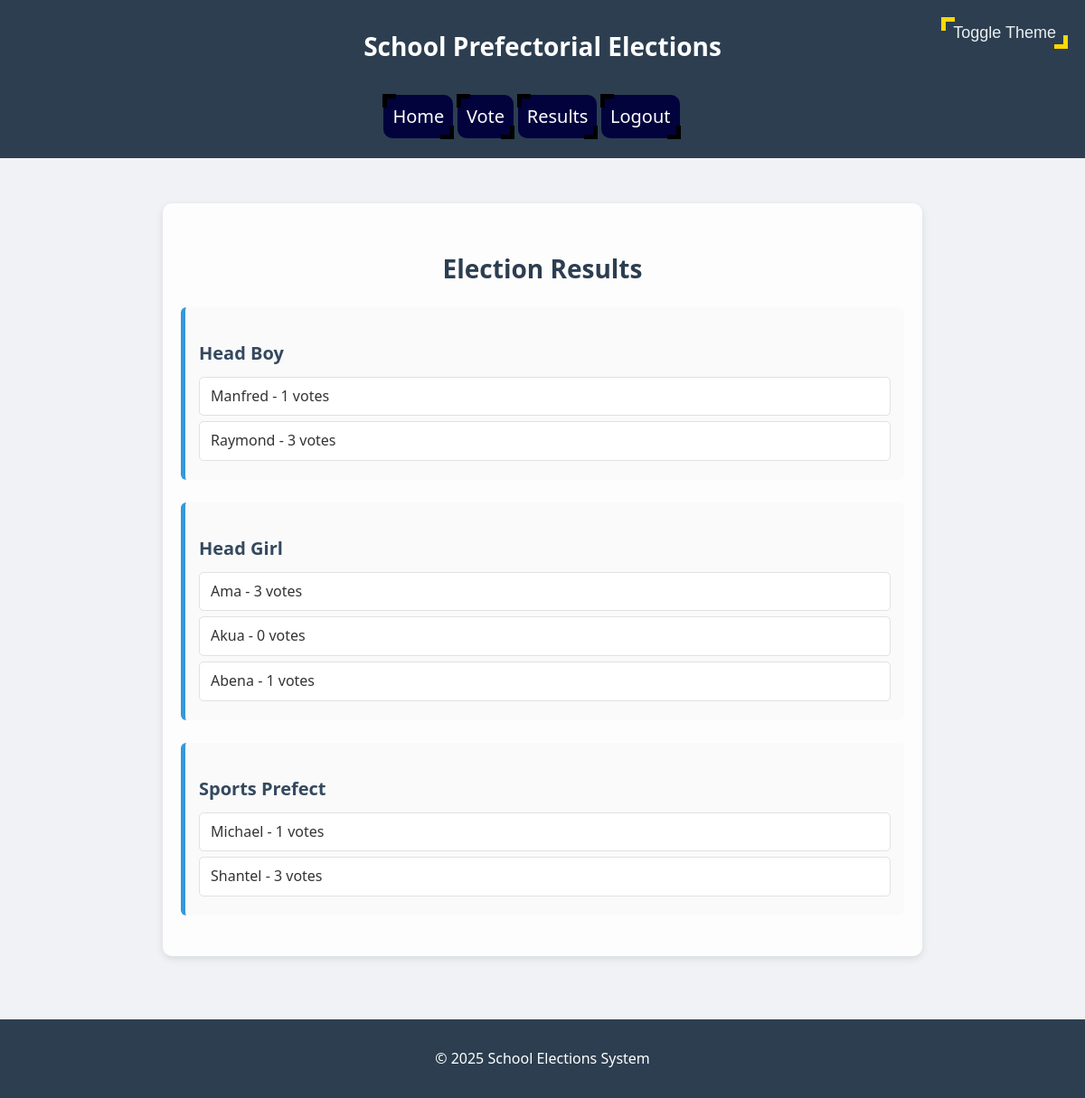
The page /results/ (signed in) on the database its author committed.
### school_elections/models.py (models this page shows, shortened)
class Candidate(models.Model):
    POSITION_CHOICES = [
        ('head_boy', 'Head Boy'),
        ('head_girl', 'Head Girl'),
        ('sports_prefect', 'Sports Prefect')
    ]
    name = models.CharField(max_length=100)
    photo = models.ImageField(upload_to='candidate_photos/', blank=True, null=True)
    manifesto = models.TextField()
    position = models.CharField(max_length=30, choices=POSITION_CHOICES)

### school_elections/views.py (the view)
# urls.py: path('results/', views.results_view, name='results'),
@login_required
def results_view(request):
    positions = dict(Candidate.POSITION_CHOICES)
    results = {}
    for key in positions:
        candidates = Candidate.objects.filter(position=key)
        results[positions[key]] = [(c.name,
                                    Vote.objects.filter(candidate=c).count()) for c in candidates]
    return render(request, 'school_elections/results.html', {'results':results})

### school_elections/templates/school_elections/results.html
{% extends 'base.html' %}
{% block content %}
<div class="results-wrapper">
  <h2 class="results-title">Election Results</h2>
  {% if results %}
    {% for position, candidates in results.items %}
      <div class="results-section">
        <h3 class="position-name">{{ position }}</h3>
        <ul class="candidate-results">
          {% for name, vote_count in candidates %}
            <li class="candidate-result">{{ name }} - {{ vote_count }} votes</li>
          {% endfor %}
        </ul>
      </div>
    {% endfor %}
  {% else %}
    <p class="no-results">No results available.</p>
  {% endif %}
</div>
{% endblock %}

### templates/base.html (shortened to what this page needs)
<!DOCTYPE html>
<html lang="en">
<head>
    {% load static %}
    <link rel="stylesheet" type="text/css" href="{% static 'school_elections/styles.css' %}">
  </head>
<body>
    <header>
        <div class="container">
            <h1>School Prefectorial Elections</h1>
                <nav>
                    <div class="navbar">
                    {% if user.is_authenticated %}
                    <a href="{% url 'dashboard' %}">Home</a>
                    <a href="{% url 'vote' %}">Vote</a>
                    <a href="{% url 'results' %}">Results</a>
                    <a href="{% url 'logout' %}">Logout</a>
                    {% endif %}
                    </div>
                </nav>
            <button class="theme-toggle" onclick="toggleTheme()">Toggle Theme</button>
        </div>
    </header>
    <main class="content">
        {% block content %}
        {% endblock %}
    </main>
    <div class="footer">
    <footer>
        <p>&copy; {{ year|default:"2025" }} School Elections System</p>
    </footer>
</div>
</body>
</html>

### static/school_elections/styles.css (style rules this page uses)
:root { --bg: #f0f2f5; --text: #333; --primary: #2c3e50; --header-bg: var(--primary); --header-text: #fff; --link: #ecf0f1; --card-bg: white; --footer-bg: var(--primary); }
html, body { height: 100%; margin: 0; display: flex; flex-direction: column; }
body { background-color: var(--bg); color: var(--text); font-family: 'Segoe UI', Tahoma, Geneva, Verdana, sans-serif; line-height: 1.6; transition: background 0.3s, color 0.3s; }
.container { max-width: 1100px; margin: auto; padding: 0 20px; }
header { background-color: var(--header-bg); color: var(--header-text); padding: 20px 0; margin-bottom: 30px; position: relative; }
header h1 { text-align: center; font-size: 28px; }
nav { text-align: center; margin-top: 10px; }
nav a { color: var(--link); margin: 0 15px; text-decoration: none; }
.content { padding: 20px; background-color: var(--bg); }
footer { text-align: center; padding: 15px; margin-top: 50px; background-color: var(--footer-bg); color: var(--header-text); }
header, nav { background-color: #2c3e50; padding: 10px 20px; color: white; display: flex; justify-content: space-between; align-items: center; }
nav a { color: white; margin: 0 12px; text-decoration: none; font-weight: 500; }
h2 { text-align: center; color: #2c3e50; margin: 30px 0 20px; }
.results-wrapper { max-width: 800px; margin: 0 auto; padding: 20px; background-color: #fdfdfd; border-radius: 10px; box-shadow: 0 3px 8px rgba(0, 0, 0, 0.1); }
.results-title { font-size: 28px; margin-bottom: 20px; color: #2c3e50; text-align: center; }
.results-section { margin-bottom: 25px; padding: 15px; border-left: 5px solid #3498db; background-color: #fafafa; border-radius: 6px; }
.position-name { font-size: 20px; font-weight: bold; margin-bottom: 10px; color: #34495e; }
.candidate-results { list-style: none; padding: 0; margin: 0; }
.candidate-result { padding: 8px 12px; margin-bottom: 6px; background-color: #ffffff; border: 1px solid #e1e1e1; border-radius: 5px; font-size: 16px; color: #333; }

### rows shown on the page
Candidate: candidates "Manfred"
Candidate: candidates "Raymond"
Candidate: candidates "Ama"
Candidate: candidates "Akua"
Candidate: candidates "Abena"
Candidate: candidates "Michael"
Candidate: candidates "Shantel"

### other values the page prints
{{ position }} "Head Boy" "Head Girl" "Sports Prefect"
{{ vote_count }} "1" "3" "3" "0" "1" "1" "3"
{{ year|default:"2025" }} "2025"
